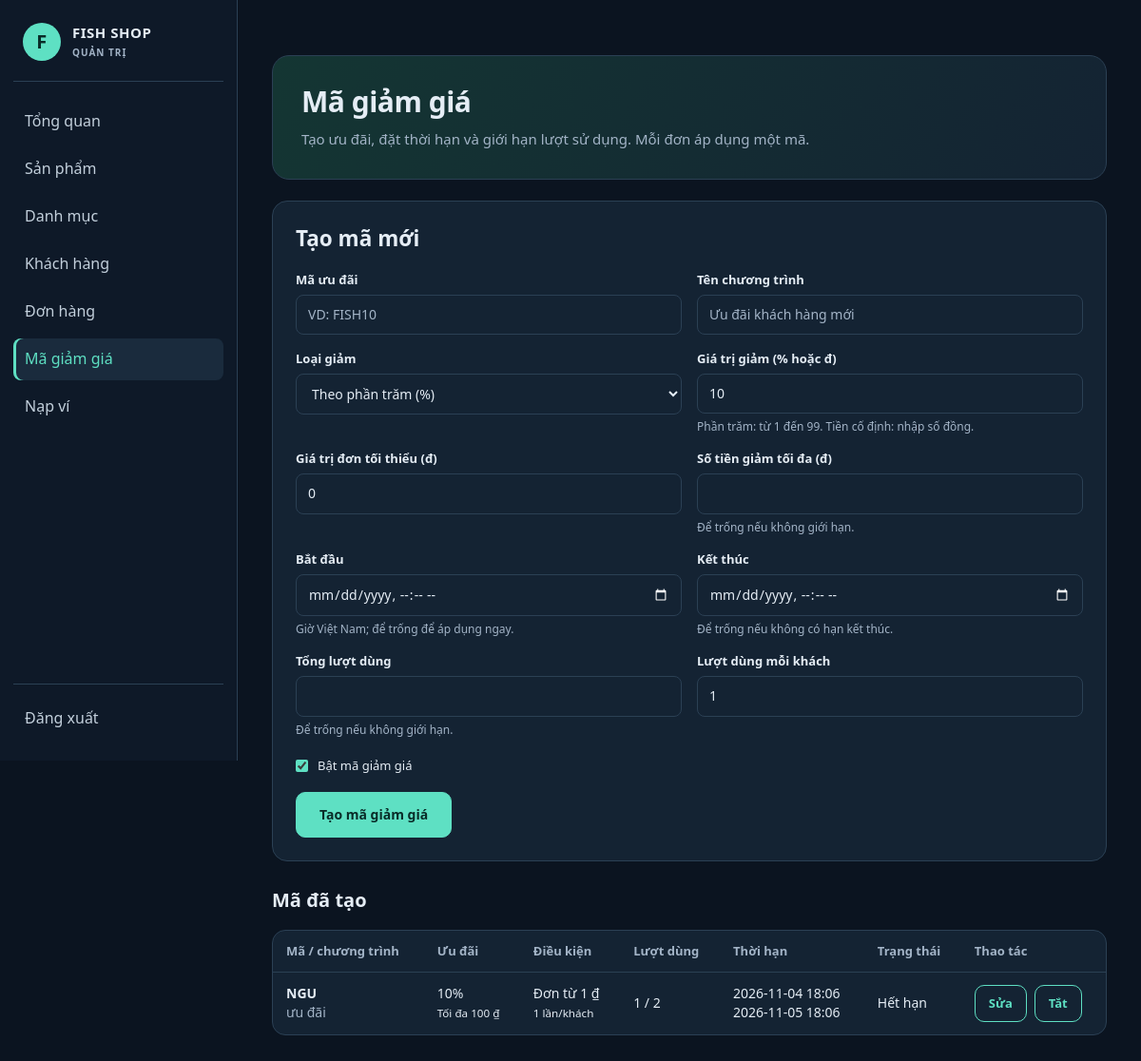
Before: /admin/vouchers.php (signed in) with the older database file.
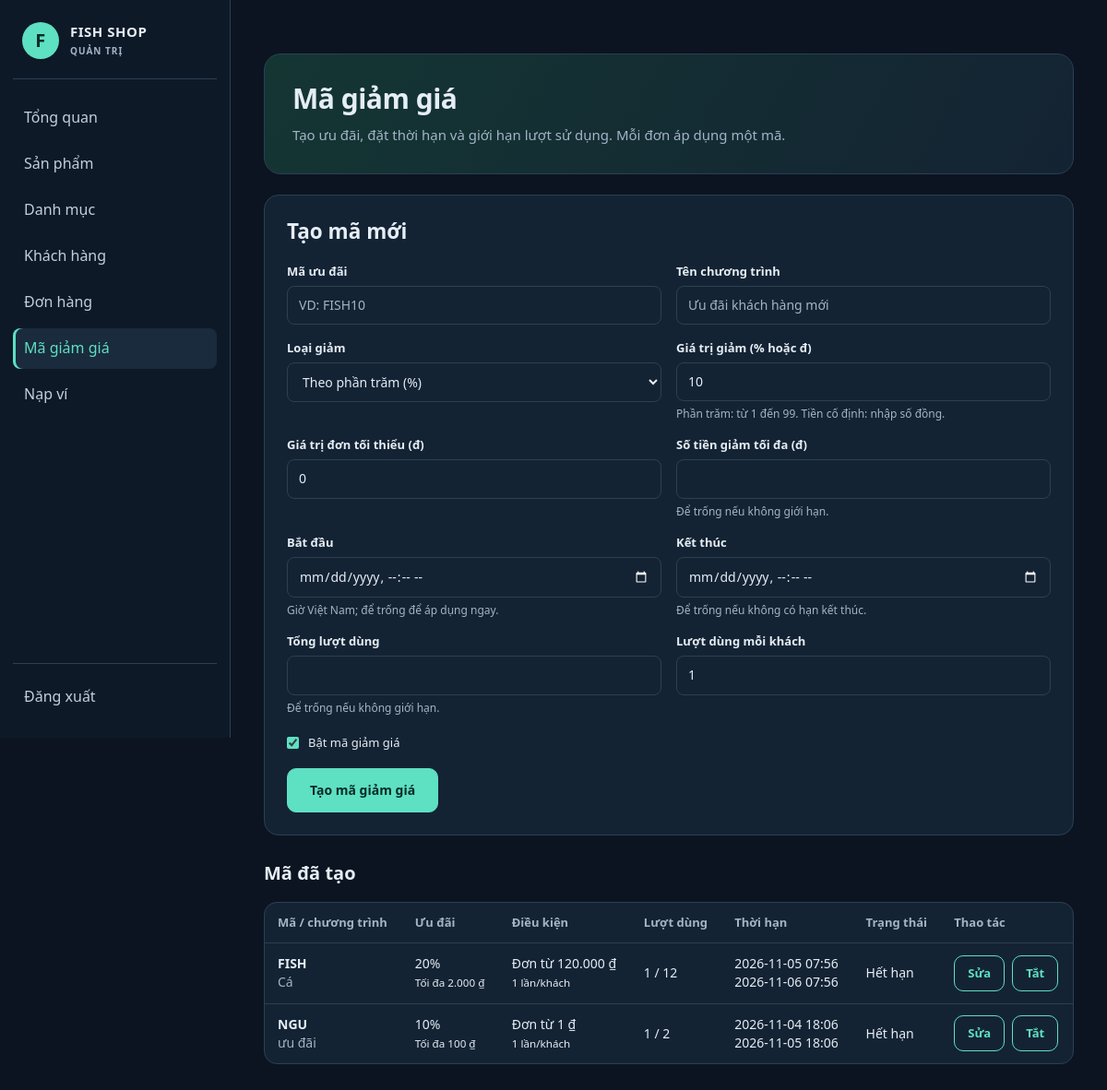
After: the same page with the newer database file.
### tables this page shows
CREATE TABLE `vouchers` (
  `id` int(10) UNSIGNED NOT NULL,
  `code` varchar(32) NOT NULL,
  `name` varchar(100) NOT NULL,
  `discount_type` enum('fixed','percent') NOT NULL,
  `discount_value` decimal(12,0) UNSIGNED NOT NULL,
  `min_order_amount` decimal(12,0) UNSIGNED NOT NULL DEFAULT 0,
  `max_discount_amount` decimal(12,0) UNSIGNED DEFAULT NULL,
  `starts_at` datetime DEFAULT NULL,
  `ends_at` datetime DEFAULT NULL,
  `usage_limit` int(10) UNSIGNED DEFAULT NULL,
  `per_user_limit` int(10) UNSIGNED NOT NULL DEFAULT 1,
  `is_active` tinyint(1) NOT NULL DEFAULT 1,
  `created_at` timestamp NOT NULL DEFAULT current_timestamp()
);

### config/database.php (called while the page is built, shortened)
<?php
function db(): PDO
{
    static $pdo = null;
    if ($pdo === null) {
        try {
            $pdo = new PDO(
                'mysql:host=' . DB_HOST . ';dbname=' . DB_NAME . ';charset=utf8mb4',
                DB_USER,
                DB_PASS,
                [
                    PDO::ATTR_ERRMODE => PDO::ERRMODE_EXCEPTION,
                    PDO::ATTR_DEFAULT_FETCH_MODE => PDO::FETCH_ASSOC,
                    PDO::ATTR_EMULATE_PREPARES => false,
                ]
            );
        } catch (PDOException $e) {
            http_response_code(500);
            exit('Không kết nối được MySQL. Hãy bật MySQL trong XAMPP, nhập file database/WebBanCa.sql và kiểm tra config/database.php.');
        }
    }
    return $pdo;
}

### includes/vouchers.php (called while the page is built, shortened)
<?php
function voucher_schema_ready(PDO $pdo): bool
{
    $tables = $pdo->query("SELECT COUNT(*) FROM information_schema.TABLES WHERE TABLE_SCHEMA = DATABASE() AND TABLE_NAME IN ('vouchers', 'voucher_usages')")->fetchColumn();
    $columns = $pdo->query("SELECT COUNT(*) FROM information_schema.COLUMNS WHERE TABLE_SCHEMA = DATABASE() AND TABLE_NAME = 'orders' AND COLUMN_NAME IN ('subtotal', 'discount_amount', 'voucher_code')")->fetchColumn();
    return (int)$tables === 2 && (int)$columns === 3;
}

### includes/voucher_admin.php (called while the page is built, shortened)
<?php
require_once __DIR__ . '/vouchers.php';
function voucher_admin_defaults(): array
{
    return ['code' => '', 'name' => '', 'discount_type' => 'percent', 'discount_value' => 10,
        'min_order_amount' => 0, 'max_discount_amount' => null, 'starts_at' => null,
        'ends_at' => null, 'usage_limit' => null, 'per_user_limit' => 1, 'is_active' => 1];
}

### includes/functions.php (called while the page is built, shortened)
<?php
function e($s): string { return htmlspecialchars((string)$s, ENT_QUOTES, 'UTF-8'); }
function money($v): string { return number_format((float)$v, 0, ',', '.') . ' ₫'; }

### admin/vouchers.php (the view, shortened to what the changed rows need)
<?php
require_once __DIR__ . '/../includes/voucher_admin.php';
$voucherAdminUrl = BASE_URL . 'admin/vouchers.php';
$ready = voucher_schema_ready(db());
$form = voucher_admin_defaults();
$existing = null;
$vouchers = $ready ? db()->query("SELECT v.*, (SELECT COUNT(*) FROM voucher_usages vu JOIN orders o ON o.id = vu.order_id WHERE vu.voucher_id = v.id AND o.status <> 'cancelled') AS used_count FROM vouchers v ORDER BY v.id DESC LIMIT 200")->fetchAll() : [];
include __DIR__ . '/_header.php';
?>
<section class="page-intro"><h1>Mã giảm giá</h1><p>Tạo ưu đãi, đặt thời hạn và giới hạn lượt sử dụng. Mỗi đơn áp dụng một mã.</p></section>
<section class="card voucher-admin-card">
  <div class="voucher-card-heading"><h2><?= $existing ? 'Chỉnh sửa ' . e($existing['code']) : 'Tạo mã mới' ?></h2><?php if ($existing): ?><a href="<?= e($voucherAdminUrl) ?>" class="btn ghost sm">Tạo mã khác</a><?php endif; ?></div>
  <form method="post">
    <fieldset <?= !$ready ? 'disabled' : '' ?> style="border:0;padding:0">
      <div class="two">
        <div class="field"><label for="voucher-type">Loại giảm</label><select id="voucher-type" name="discount_type"><option value="percent" <?= $form['discount_type'] === 'percent' ? 'selected' : '' ?>>Theo phần trăm (%)</option></select></div>
        <div class="field"><label for="voucher-value">Giá trị giảm (% hoặc đ)</label><input id="voucher-value" name="discount_value" type="number" min="1" max="9999999999" step="1" value="<?= (int)$form['discount_value'] ?>" required><small>Phần trăm: từ 1 đến 99. Tiền cố định: nhập số đồng.</small></div>
      </div>
      <div class="two">
        <div class="field"><label for="voucher-per-user">Lượt dùng mỗi khách</label><input id="voucher-per-user" name="per_user_limit" type="number" min="1" max="1000000" step="1" value="<?= (int)$form['per_user_limit'] ?>" required></div>
      </div>
      <label class="voucher-active"><input type="checkbox" name="is_active" value="1" <?= (int)$form['is_active'] === 1 ? 'checked' : '' ?>> Bật mã giảm giá</label>
    </fieldset>
  </form>
</section>
<h2 class="voucher-list-title">Mã đã tạo</h2>
<?php if (!$vouchers): ?><div class="empty"><p>Chưa có mã giảm giá nào.</p></div><?php else: ?>
<div class="table-wrap"><table><thead><tr><th>Mã / chương trình</th><th>Ưu đãi</th><th>Điều kiện</th><th>Lượt dùng</th><th>Thời hạn</th><th>Trạng thái</th><th>Thao tác</th></tr></thead><tbody>
<?php $voucherNow = (new DateTimeImmutable('now', new DateTimeZone('Asia/Ho_Chi_Minh')))->format('Y-m-d H:i:s'); foreach ($vouchers as $voucher): ?>
  <tr><td><strong><?= e($voucher['code']) ?></strong><br><span class="mute"><?= e($voucher['name']) ?></span></td>
  <td><?= $voucher['discount_type'] === 'percent' ? (int)$voucher['discount_value'] . '%' : money($voucher['discount_value']) ?><?php if ($voucher['max_discount_amount']): ?><br><small>Tối đa <?= money($voucher['max_discount_amount']) ?></small><?php endif; ?></td>
  <td>Đơn từ <?= money($voucher['min_order_amount']) ?><br><small><?= (int)$voucher['per_user_limit'] ?> lần/khách</small></td>
  <td><?= (int)$voucher['used_count'] ?> / <?= $voucher['usage_limit'] === null ? 'Không giới hạn' : (int)$voucher['usage_limit'] ?></td>
  <td><?= $voucher['starts_at'] ? e(substr($voucher['starts_at'], 0, 16)) : 'Áp dụng ngay' ?><br><?= $voucher['ends_at'] ? e(substr($voucher['ends_at'], 0, 16)) : 'Không hạn kết thúc' ?></td>
  <td><?= !(int)$voucher['is_active'] ? 'Đang tắt' : ($voucher['ends_at'] && $voucher['ends_at'] <= $voucherNow ? 'Hết hạn' : ($voucher['starts_at'] && $voucher['starts_at'] > $voucherNow ? 'Sắp bắt đầu' : 'Đang bật')) ?></td>
  <td><div class="voucher-table-actions"><a class="btn ghost sm" href="<?= e($voucherAdminUrl . '?id=' . (int)$voucher['id']) ?>">Sửa</a><form method="post"><button class="btn ghost sm" type="submit"><?= (int)$voucher['is_active'] ? 'Tắt' : 'Bật' ?></button></form></div></td></tr>
<?php endforeach; ?>
</tbody></table></div>
<?php endif; ?>
<?php include __DIR__ . '/_footer.php'; ?>

Changed rows visible on the page:
added vouchers: code "FISH", name "Cá", discount_value "20", max_discount_amount "2.000 ₫", min_order_amount "120.000 ₫", per_user_limit "1", used_count "1", usage_limit "12", starts_at "2026-11-05 07:56", ends_at "2026-11-06 07:56", is_active "Hết hạn"
